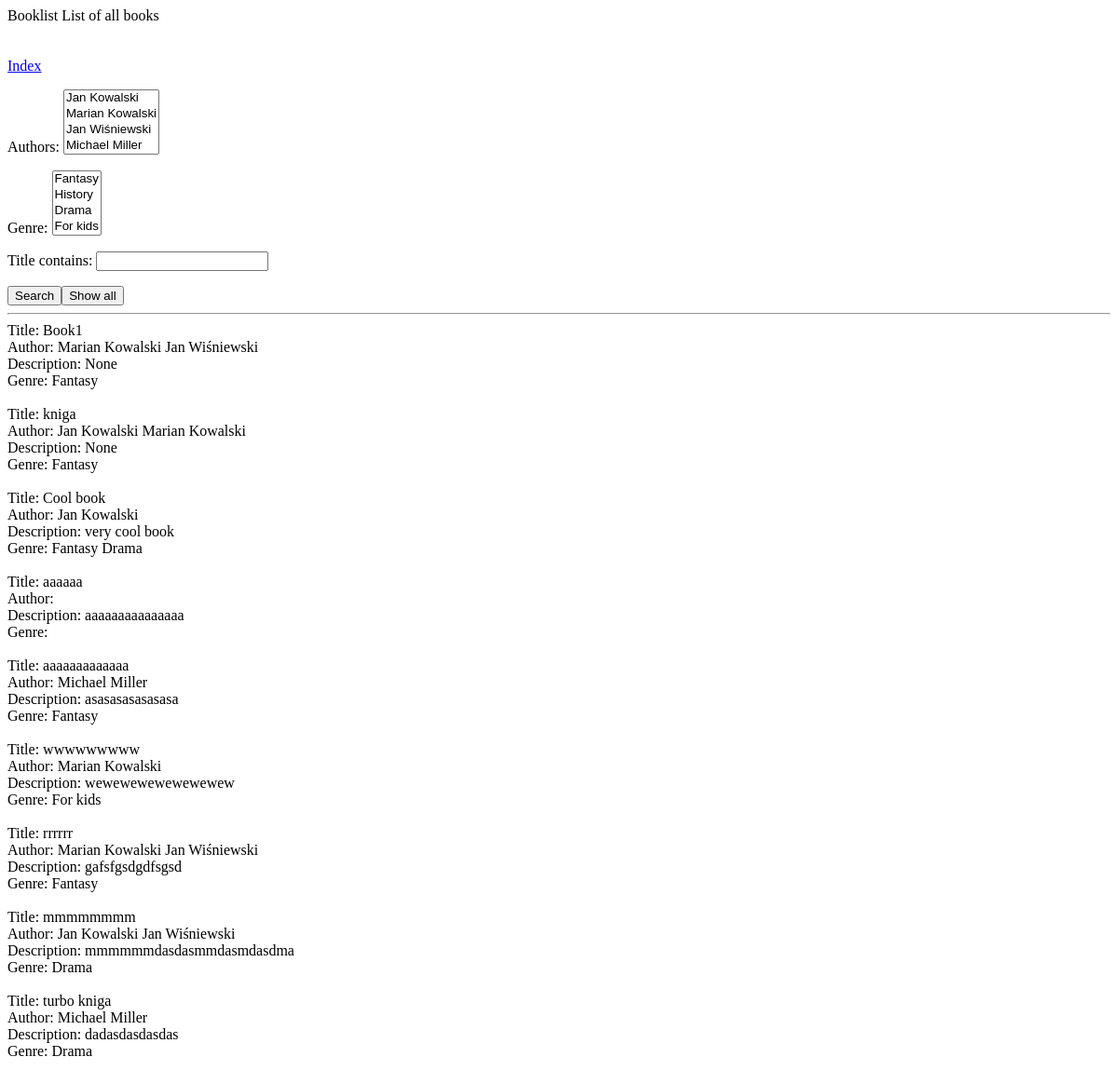
Page /booklist/ on the earlier database version.
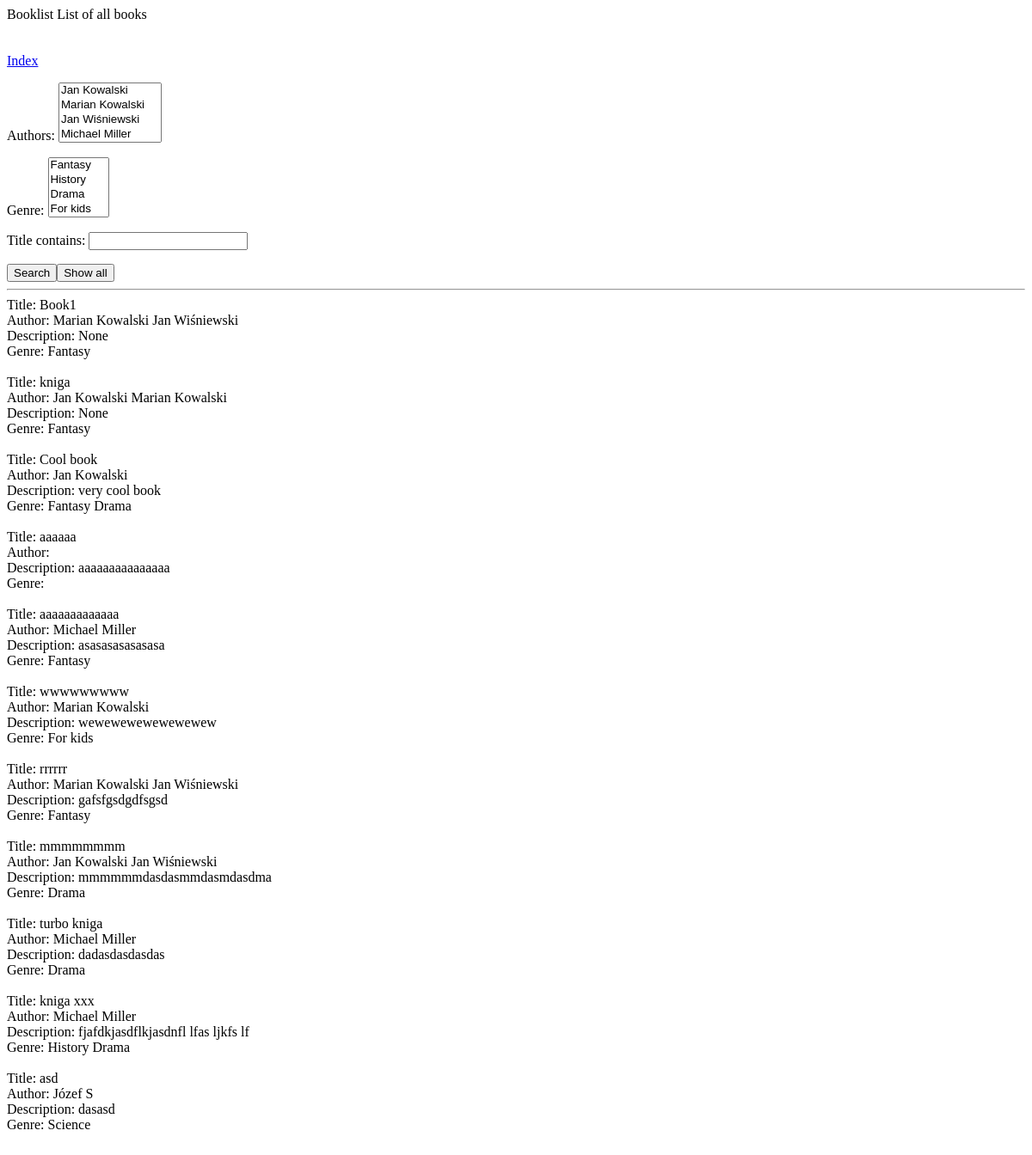
Same page on the later database version.
### Books/models.py (models this page shows, shortened)
class Book(models.Model):
    title = models.CharField(max_length=200)
    authors = models.ManyToManyField(Author)
    description = models.CharField(max_length=1000, default=None, blank=True, null=True)
    genre = models.ManyToManyField(LiteraryGenre)
    page_count = models.IntegerField(default=None, blank=True, null=True)
    published_year = models.IntegerField(default=None, blank=True, null=True)
    ISBN_10 = models.CharField(max_length=10)
    ISBN_13 = models.CharField(max_length=13)
    publisher = models.ForeignKey(Publisher, on_delete=models.CASCADE, default=None, blank=True, null=True)

class Author(models.Model):
    first_name = models.CharField(max_length=50)
    last_name = models.CharField(max_length=50)
    country = models.ForeignKey(Country, on_delete=models.CASCADE, default=None, blank=True, null=True)
    def __str__(self):
        return self.first_name + ' ' + self.last_name

class LiteraryGenre(models.Model):
    name = models.CharField(max_length=25)
    description = models.CharField(max_length=500)
    def __str__(self):
        return self.name

### Books/views.py (the view)
# urls.py: path('booklist/', views.booklist, name='booklist'),
def booklist(request):
    books = Book.objects.all()
    book_filter = BookFilter(request.GET, queryset=books)
    return render(request, 'booklist.html', {'books': books, 'filter': book_filter})

### Books/templates/booklist.html (shortened to what this page needs)
<!DOCTYPE html>
<html lang="en">
<head>
</head>
<body>
Booklist
List of all books
<br>
<br>
<br>
<a href="/">Index</a>
<form method="get">
    {{ filter.form.as_p }}
    <button type="submit">Search</button><button>Show all</button>
</form>
<hr>
{% for book in filter.qs %}
    Title: {{ book.title }}  <br>
    Author: {% for author in book.authors.all %}
        {{ author }}
    {% endfor %}<br>
    Description: {{ book.description }}<br>
    Genre: {% for genre in book.genre.all %} {{ genre }}  {% endfor %} <br>
    <br>
{% endfor %}
</body>
</html>

Differences in the rows shown:
added Book: title "kniga xxx", description "fjafdkjasdflkjasdnfl lfas ljkfs lf", Author (first_name+last_name "Michael Miller"), LiteraryGenre (name "Drama")
now on this page (row unchanged): LiteraryGenre: name "History", shown under "kniga xxx"
added Book: title "asd", description "dasasd"
added Author: first_name+last_name "Józef S", shown under "asd"
added LiteraryGenre: name "Science", shown under "asd"
